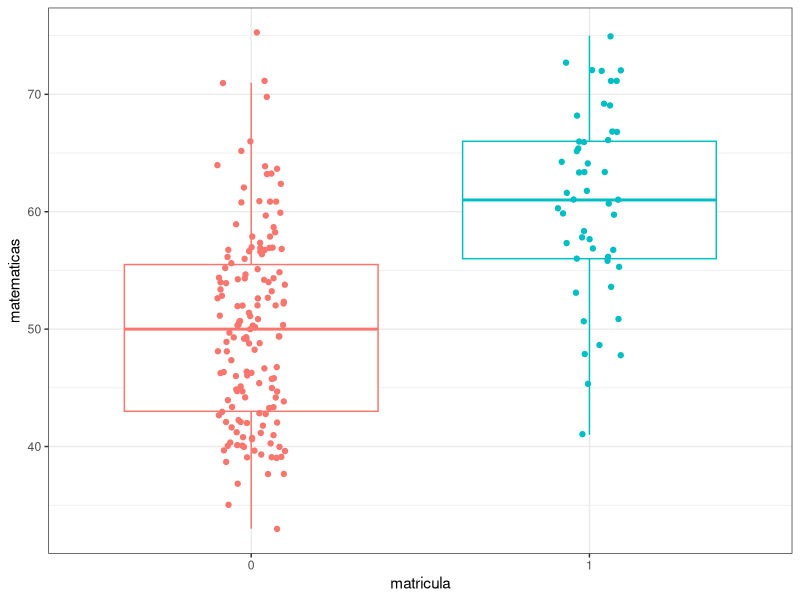
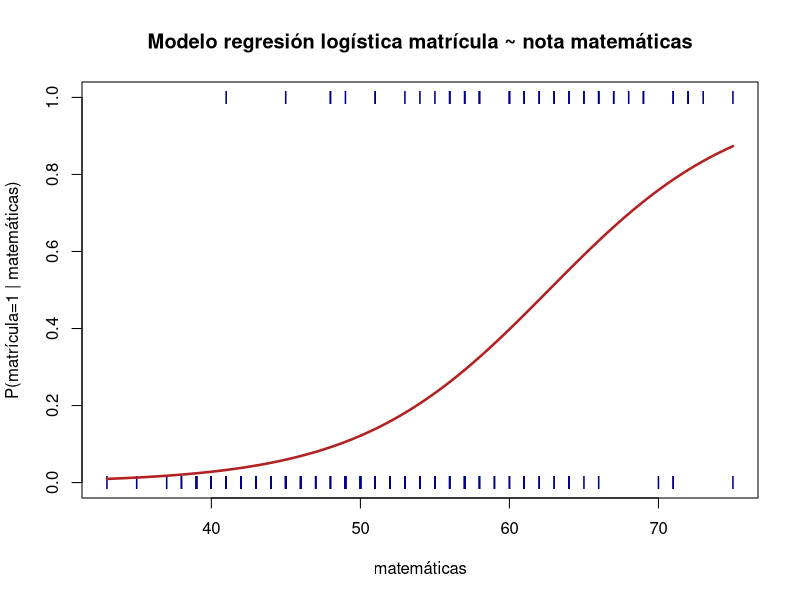
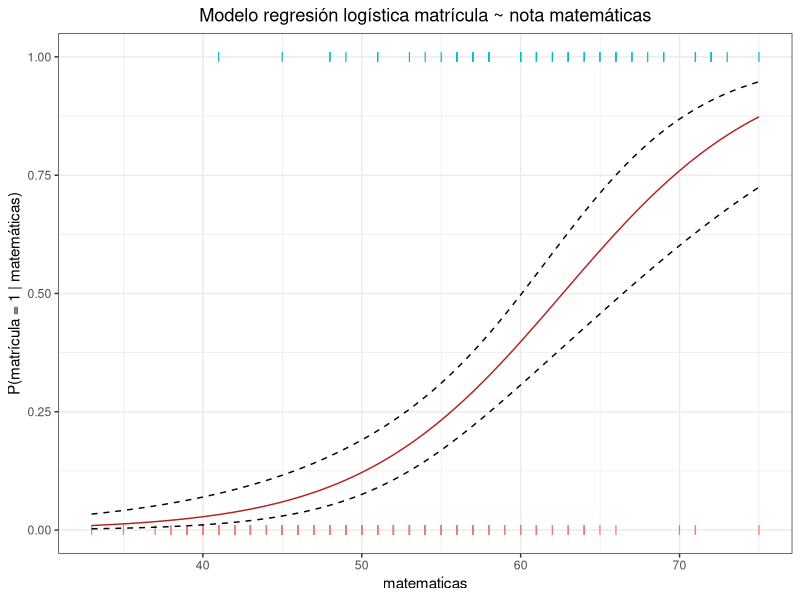
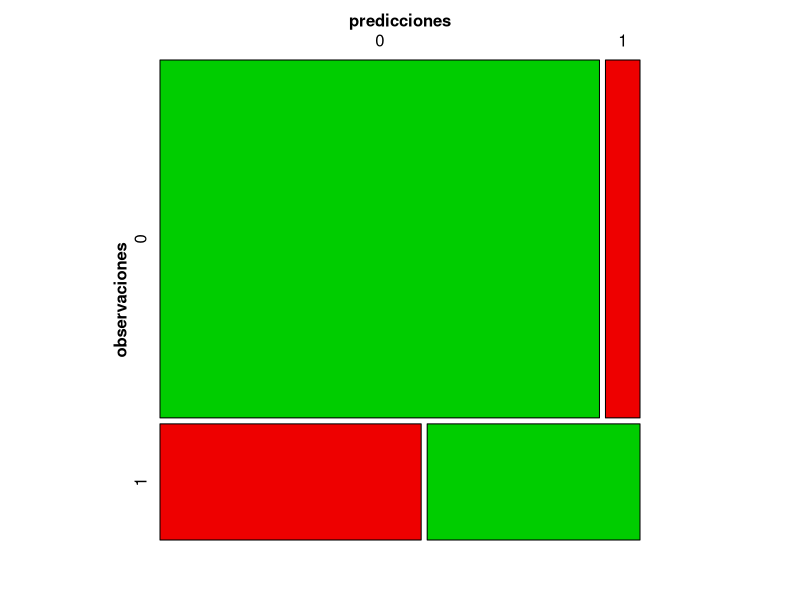

R code for these plots, in order:
# Un estudio quiere establecer un modelo que permita calcular la probabilidad de
# obtener una matricula de honor al final del bachillerato en funcion de la nota
# que se ha obtenido en matematicas. La variable matricula está codificada como
# 0 si no se tiene matrícula y 1 si se tiene.

matricula <- as.factor(c(0, 0, 0, 0, 0, 0, 0, 0, 0, 0, 0, 1, 0, 1, 0, 0, 0, 0, 1,
                         0, 0, 1, 0, 0, 0, 0, 1, 0, 0, 0, 0, 0, 1, 0, 0, 1, 0, 1,
                         0, 0, 0, 0, 0, 0, 1, 0, 0, 0, 0, 0, 1, 0, 0, 0, 1, 0, 0,
                         0, 0, 0, 0, 1, 0, 0, 0, 0, 0, 0, 0, 0, 0, 0, 1, 0, 0, 0,
                         1, 0, 0, 0, 0, 0, 0, 1, 0, 1, 0, 0, 0, 0, 1, 0, 1, 0, 0,
                         1, 1, 1, 0, 1, 0, 0, 0, 0, 0, 0, 1, 0, 0, 1, 0, 0, 0, 1,
                         1, 0, 0, 1, 0, 0, 0, 0, 0, 0, 1, 0, 0, 0, 0, 0, 0, 1, 1,
                         0, 0, 1, 0, 0, 0, 0, 0, 0, 0, 0, 0, 0, 1, 0, 0, 0, 0, 0,
                         0, 0, 1, 0, 0, 0, 0, 1, 1, 0, 1, 1, 0, 0, 0, 0, 1, 0, 0,
                         0, 0, 0, 0, 0, 1, 0, 0, 1, 1, 0, 1, 1, 1, 1, 0, 0, 1, 0,
                         0, 0, 0, 0, 1, 0, 0, 0, 1, 1))
matematicas <- c(41, 53, 54, 47, 57, 51, 42, 45, 54, 52, 51, 51, 71, 57, 50, 43,
                 51, 60, 62, 57, 35, 75, 45, 57, 45, 46, 66, 57, 49, 49, 57, 64,
                 63, 57, 50, 58, 75, 68, 44, 40, 41, 62, 57, 43, 48, 63, 39, 70,
                 63, 59, 61, 38, 61, 49, 73, 44, 42, 39, 55, 52, 45, 61, 39, 41,
                 50, 40, 60, 47, 59, 49, 46, 58, 71, 58, 46, 43, 54, 56, 46, 54,
                 57, 54, 71, 48, 40, 64, 51, 39, 40, 61, 66, 49, 65, 52, 46, 61,
                 72, 71, 40, 69, 64, 56, 49, 54, 53, 66, 67, 40, 46, 69, 40, 41,
                 57, 58, 57, 37, 55, 62, 64, 40, 50, 46, 53, 52, 45, 56, 45, 54,
                 56, 41, 54, 72, 56, 47, 49, 60, 54, 55, 33, 49, 43, 50, 52, 48,
                 58, 43, 41, 43, 46, 44, 43, 61, 40, 49, 56, 61, 50, 51, 42, 67,
                 53, 50, 51, 72, 48, 40, 53, 39, 63, 51, 45, 39, 42, 62, 44, 65,
                 63, 54, 45, 60, 49, 48, 57, 55, 66, 64, 55, 42, 56, 53, 41, 42,
                 53, 42, 60, 52, 38, 57, 58, 65)
datos <- data.frame(matricula, matematicas)
head(datos, 4)

### Representacion de las observaciones
# Representar las observaciones es útil para intuir si la variable independiente
# escogida esta relacionada con la variable respuesta y por lo tanto puede ser
# un buen predictor.

require(ggplot2)
table(datos$matricula)

ggplot(data = datos, aes(x = matricula, y = matematicas, color = matricula)) +
  geom_boxplot(outlier.shape = NA) +
  geom_jitter(width = 0.1) +
  theme_bw() +
  theme(legend.position = "null")

# Parece existir una diferencia entre la nota de las personas con matricula y sin matricula.

### Generar el modelo de regresión logistica
modelo <- glm(matricula ~ matematicas, data = datos, family = "binomial")
summary(modelo)

# El coeficiente estimado para la interseccion es el valor esperado del logaritmo de
# odds de que un estudiante obtenga matricula teniendo un 0 en en matematicas.
# Como es de esperar, los odds son muy bajos

# Acorde al modelo, el logaritmo de los odds de que un estudiante tenga matrícula
# está positivamente relacionado con la puntuación obtenida en matemáticas
# (coeficiente de regresión = 0.1563404). Esto significa que, por cada unidad que
# se incrementa la variable matemáticas, se espera que el logaritmo de odds de la
# variable matrícula se incremente en promedio 0.1563404 unidades. Aplicando la
# inversa del logaritmo natural se obtiene que (1.169) por cada unidad
# que se incrementa la variable matemáticas los odds de obtener matrícula se
# incremente en promedio 1.169 unidades. No hay que confundir esto último con que
# la probabilidad de matricula se incremente un 1.169 %.

# A diferencia de la regresión lineal en la que β1 se corresponde con el cambio
# promedio en la variable dependiente Y debido al incremento en una unidad del
# predictor X, en regresión logistica, β1 indica el cambio en el logaritmo de
# odds debido al incremento de una unidad de X, o lo que es lo mismo, multiplica
# los odds por e[expβ1]. Dado que la relacion entre p(Y) y X no es lineal, β1 no se
# corresponde con el cambio en la probabilidad de Y asociado con el incremento
# de una unidad de X. Cuanto se incremente la probabilidad de Y por unidad de X
# depende del valor de X, es decir, de la posición en la curva logística en la
# que se encuentre.

# Ademas del valor de las estimaciones de los coeficientes parciales de correlacion
# del modelo, es conveniente calcular sus correspondientes intervalos de confianza.
# En el caso de regresión logística, estos intervalos suelen calcularse empleando
# el método de profile likelihood (en R es el método por defecto si se tiene
# instalado el paquete MASS).

confint(object = modelo, level = 0.95 )

# Grafico del modelo
# Dado que un modelo logistico modela el logaritmo de ODDs, estas son las unidades
# en las que se devuelven las predicciones. Es necesario convertirlas de nuevo en
# probabilidad mediante la función logit. En R, la función predict() puede devolver
# directamente las probabilidades en lugar de los logODDs si se indica el argumento
# type="response". Sin embargo, si se quieren calcular intervalos de confianza y
# que estos no se salgan del rango [0, 1] es necesario emplear los logODDs y una
# vez que se les ha sustraido o sumado el margen de error (Z x SE) se transforman
# en probabilidades.

# MEDIANTE BASE GRAPHICS SIN INTERVALOS DE CONFIANZA

# Codificación 0,1 de la variable respuesta
datos$matricula <- as.character(datos$matricula)
datos$matricula <- as.numeric(datos$matricula)

plot(matricula ~ matematicas, datos, col = "darkblue",
     main = "Modelo regresión logística matrícula ~ nota matemáticas",
     ylab = "P(matrícula=1 | matemáticas)",
     xlab = "matemáticas", pch = "I")

# type = "response" devuelve las predicciones en forma de probabilidad en lugar de en log_ODDs
curve(predict(modelo, data.frame(matematicas = x), type = "response"),
      col = "firebrick", lwd = 2.5, add = TRUE)

# MEDIANTE GGPLOT2 INCLUYENDO INTERVALOS DE CONFIANZA

datos$matricula <- as.character(datos$matricula)
datos$matricula <- as.numeric(datos$matricula)

# Se crea un vector con nuevos valores interpolados en el rango de observaciones.
nuevos_puntos <- seq(from = min(datos$matematicas), to = max(datos$matematicas),
                           by = 0.5)

# Predicciones de los nuevos puntos según el modelo.
# Si se indica se.fit = TRUE se devuelve el error estándar de cada predicción
# junto con el valor de la predicción (fit).
predicciones <- predict(modelo, data.frame(matematicas = nuevos_puntos),
                              se.fit = TRUE)

# Mediante la función logit se transforman los log_ODDs a probabilidades.
predicciones_logit <- exp(predicciones$fit) / (1 + exp(predicciones$fit))

# Se calcula el límite inferior y superior del IC del 95% sustrayendo e
# incrementando el logODDs de cada predicción 1.95*SE. Una vez calculados los
# logODDs del intervalo se transforman en probabilidades con la función logit.
limite_inferior       <- predicciones$fit - 1.96 * predicciones$se.fit
limite_inferior_logit <- exp(limite_inferior) / (1 + exp(limite_inferior))
limite_superior       <- predicciones$fit + 1.96 * predicciones$se.fit
limite_superior_logit <- exp(limite_superior) / (1 + exp(limite_superior))

# Se crea un data frame con los nuevos puntos y sus predicciones
datos_curva <- data.frame(matematicas = nuevos_puntos,
                                probabilidad_matricula = predicciones_logit,
                                limite_inferior_logit = limite_inferior_logit,
                                limite_superior_logit = limite_superior_logit)

ggplot(datos, aes(x = matematicas, y = matricula)) +
            geom_point(aes(color = as.factor(matricula)), shape = "I", size = 3) +
            geom_line(data = datos_curva, aes(y = probabilidad_matricula),
                      color = "firebrick") +
            geom_line(data = datos_curva, aes(y = limite_inferior_logit),
                      linetype = "dashed") +
            geom_line(data = datos_curva, aes(y = limite_superior_logit),
                      linetype = "dashed") +
            theme_bw() +
            labs(title = "Modelo regresión logística matrícula ~ nota matemáticas",
                 y = "P(matrícula = 1 | matemáticas)", y = "matemáticas") +
            theme(legend.position = "null") +
            theme(plot.title = element_text(hjust = 0.5))

### Evaluacion del modelo
# A la hora de evaluar la validez y calidad de un modelo de regresión logistica,
# se analiza tanto el modelo en su conjunto como los predictores que lo forman.
# Se considera que el modelo es util si es capaz de mostrar una mejora explicando
# las observaciones respecto al modelo nulo (sin predictores). El test Likelihood
# ratio calcula la significancia de la diferencia de residuos entre el modelo de
# interes y el modelo nulo. El estadistico sigue una distribución chi-cuadrado
# con grados de libertad equivalentes a la diferencia de grados de libertad de los dos modelos.

# Diferencia de residuos
# En R, un objeto glm almacena la "deviance" del modelo, así como la "deviance"
# del modelo nulo.
dif_residuos <- modelo$null.deviance - modelo$deviance
# Grados libertad
df <- modelo$df.null - modelo$df.residual
# p-value
p_value <- pchisq(q = dif_residuos,df = df, lower.tail = FALSE)

paste("Diferencia de residuos:", round(dif_residuos, 4))

paste("Grados de libertad:", df)

paste("p-value:", p_value)

# El mismo calculo se puede obtener directamente con:
# anova(modelo, test = "Chisq")

# En este caso, el modelo obtenido sí es significativo.
# Para determinar si los predictores introducidos en un modelo de regresion logistica
# contribuyen de forma significativa se emplea el estadistico Z y el test Wald chi-test.
# Este es el metodo utilizado para calcular los p-values que se muestran al hacer
# summary() del modelo. El predictor matematicas sí contribuye de forma significativa
# (p-value = 1.03e-09).

### Comparacion de clasificación predicha y observaciones
# Para este estudio se va a emplear un threshold de 0.5. Si la probabilidad de que
# la variable adquiera el valor 1 (matrícula) es superior a 0.5 se asigna a este
# nivel, si es menor se asigna al 0 (no matricula).
library(vcd)
predicciones <- ifelse(test = modelo$fitted.values > 0.5, yes = 1, no = 0)
matriz_confusion <- table(modelo$model$matricula, predicciones,
                          dnn = c("observaciones", "predicciones"))
matriz_confusion

mosaic(matriz_confusion, shade = T, colorize = T,
       gp = gpar(fill = matrix(c("green3", "red2", "red2", "green3"), 2, 2)))

# El modelo es capaz de clasificar correctamente (140+22)/(140+22+27+11)=0.81(81%)
# de las observaciones cuando se emplea el trainig data set.
### Conclusion
# El modelo logistico creado para predecir la probabilidad de que un alumno obtenga
# matricula de honor a partir de la nota de matematicas es en conjunto significativo
# acorde al Likelihood ratio (p-value = 8.717591e-14). El p-value del predictor
# matematicas es significativo (p-value = 1.03e-09).

# logit(matricula)=−9.793942+0.1563404∗nota matematicas
